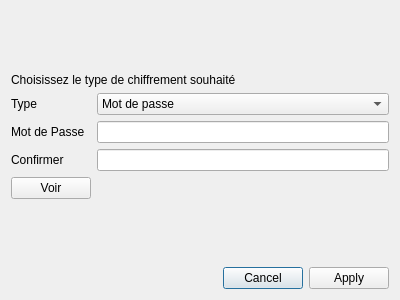
<?xml version="1.0" encoding="UTF-8"?>
<ui version="4.0">
 <class>NewAuthDialog</class>
 <widget class="QDialog" name="NewAuthDialog">
  <property name="geometry">
   <rect>
    <x>0</x>
    <y>0</y>
    <width>400</width>
    <height>300</height>
   </rect>
  </property>
  <property name="windowTitle">
   <string>Choisissez un type d'authentification</string>
  </property>
  <layout class="QGridLayout" name="gridLayout">
   <item row="3" column="0">
    <widget class="QLabel" name="password_label">
     <property name="enabled">
      <bool>true</bool>
     </property>
     <property name="text">
      <string>Mot de Passe</string>
     </property>
    </widget>
   </item>
   <item row="2" column="1">
    <widget class="QComboBox" name="type_combo">
     <property name="currentIndex">
      <number>1</number>
     </property>
     <item>
      <property name="text">
       <string>Aucun</string>
      </property>
     </item>
     <item>
      <property name="text">
       <string>Mot de passe</string>
      </property>
     </item>
    </widget>
   </item>
   <item row="1" column="0" colspan="2">
    <widget class="QLabel" name="label">
     <property name="text">
      <string>Choisissez le type de chiffrement souhaité</string>
     </property>
    </widget>
   </item>
   <item row="6" column="0">
    <spacer name="verticalSpacer">
     <property name="orientation">
      <enum>Qt::Vertical</enum>
     </property>
     <property name="sizeHint" stdset="0">
      <size>
       <width>20</width>
       <height>40</height>
      </size>
     </property>
    </spacer>
   </item>
   <item row="0" column="1">
    <spacer name="verticalSpacer_2">
     <property name="orientation">
      <enum>Qt::Vertical</enum>
     </property>
     <property name="sizeHint" stdset="0">
      <size>
       <width>20</width>
       <height>40</height>
      </size>
     </property>
    </spacer>
   </item>
   <item row="7" column="0" colspan="2">
    <widget class="QDialogButtonBox" name="buttonBox">
     <property name="orientation">
      <enum>Qt::Horizontal</enum>
     </property>
     <property name="standardButtons">
      <set>QDialogButtonBox::Apply|QDialogButtonBox::Cancel</set>
     </property>
    </widget>
   </item>
   <item row="3" column="1">
    <widget class="QLineEdit" name="password_edit"/>
   </item>
   <item row="4" column="1">
    <widget class="QLineEdit" name="confirm_edit"/>
   </item>
   <item row="4" column="0">
    <widget class="QLabel" name="confirm_label">
     <property name="text">
      <string>Confirmer</string>
     </property>
    </widget>
   </item>
   <item row="2" column="0">
    <widget class="QLabel" name="type_label">
     <property name="text">
      <string>Type</string>
     </property>
    </widget>
   </item>
   <item row="5" column="0">
    <widget class="QPushButton" name="see_button">
     <property name="text">
      <string>Voir</string>
     </property>
    </widget>
   </item>
  </layout>
 </widget>
 <resources/>
 <connections>
  <connection>
   <sender>buttonBox</sender>
   <signal>accepted()</signal>
   <receiver>NewAuthDialog</receiver>
   <slot>accept()</slot>
   <hints>
    <hint type="sourcelabel">
     <x>248</x>
     <y>254</y>
    </hint>
    <hint type="destinationlabel">
     <x>157</x>
     <y>274</y>
    </hint>
   </hints>
  </connection>
  <connection>
   <sender>buttonBox</sender>
   <signal>rejected()</signal>
   <receiver>NewAuthDialog</receiver>
   <slot>reject()</slot>
   <hints>
    <hint type="sourcelabel">
     <x>316</x>
     <y>260</y>
    </hint>
    <hint type="destinationlabel">
     <x>286</x>
     <y>274</y>
    </hint>
   </hints>
  </connection>
 </connections>
</ui>
